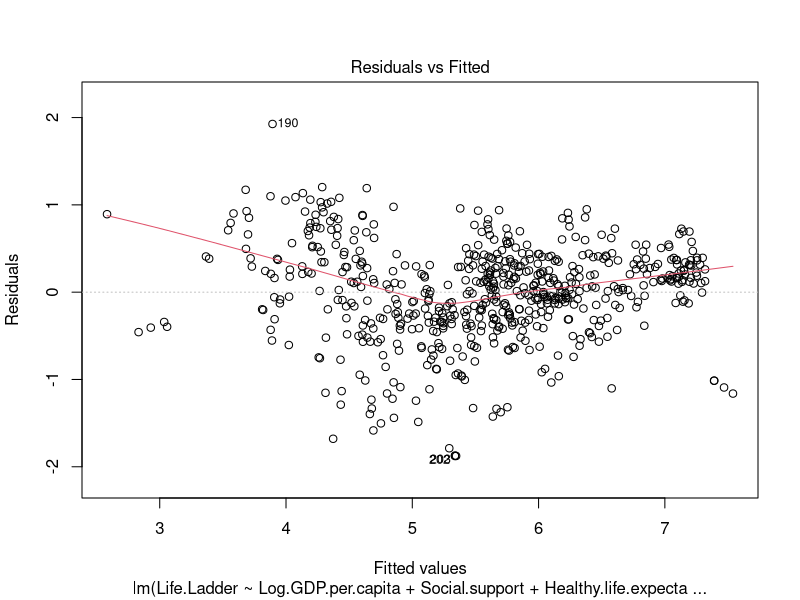
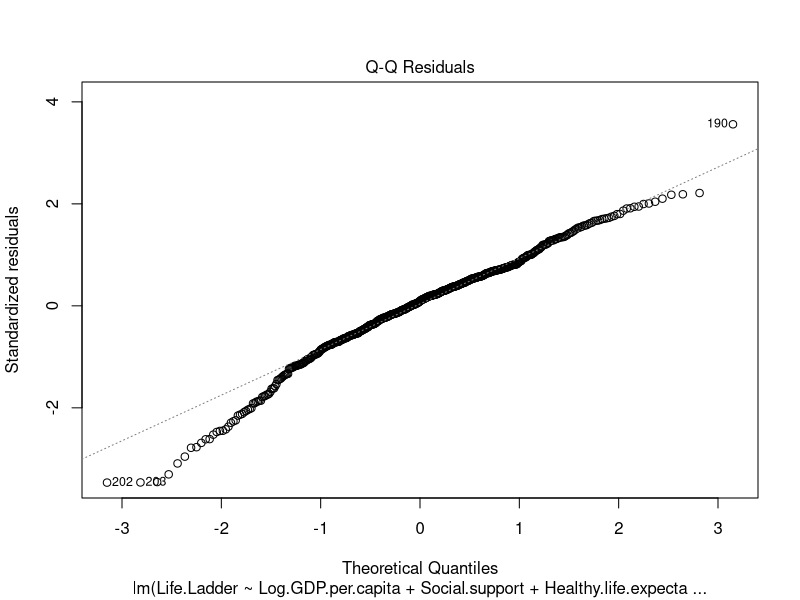
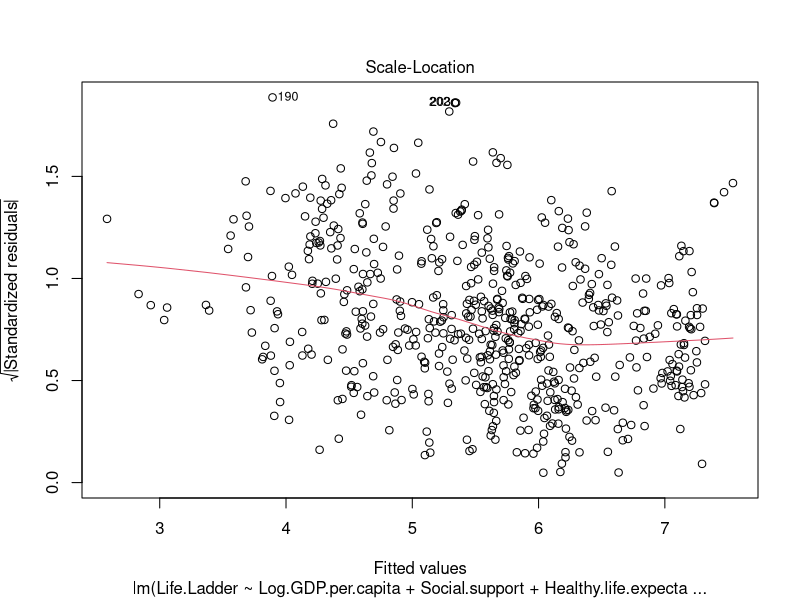
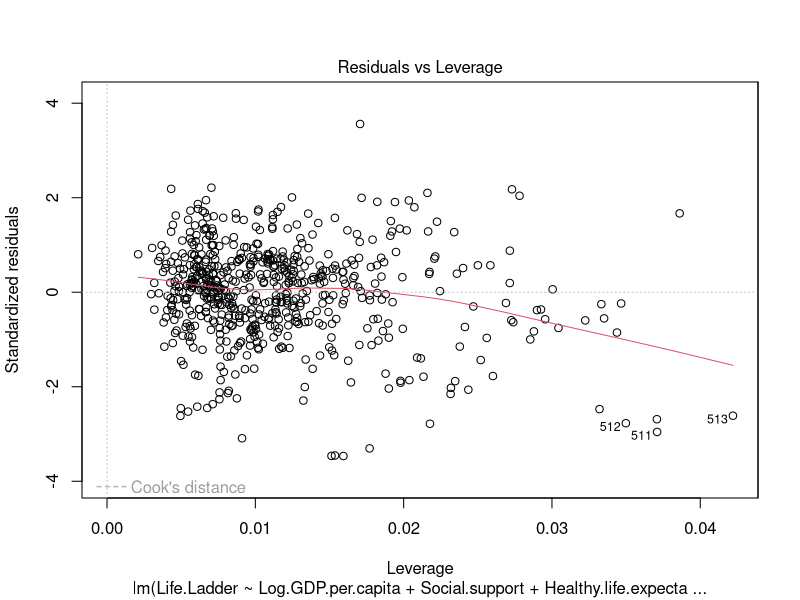
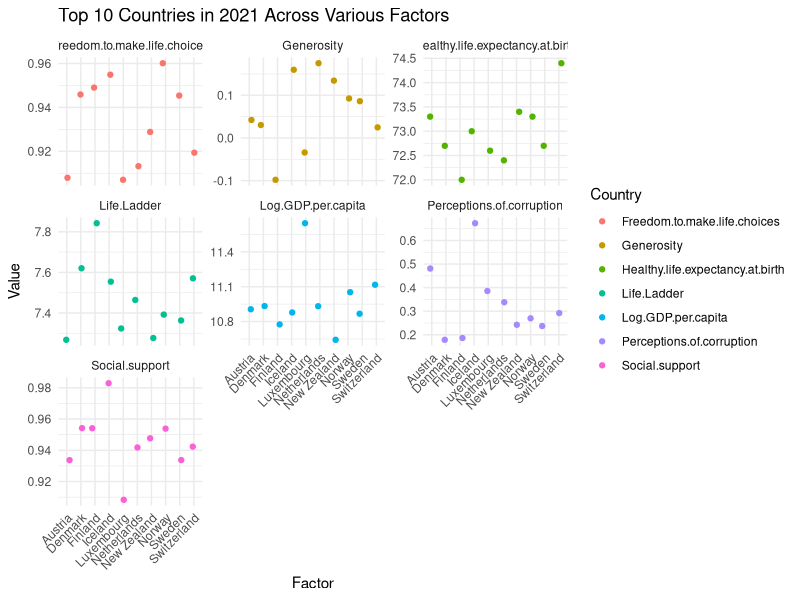
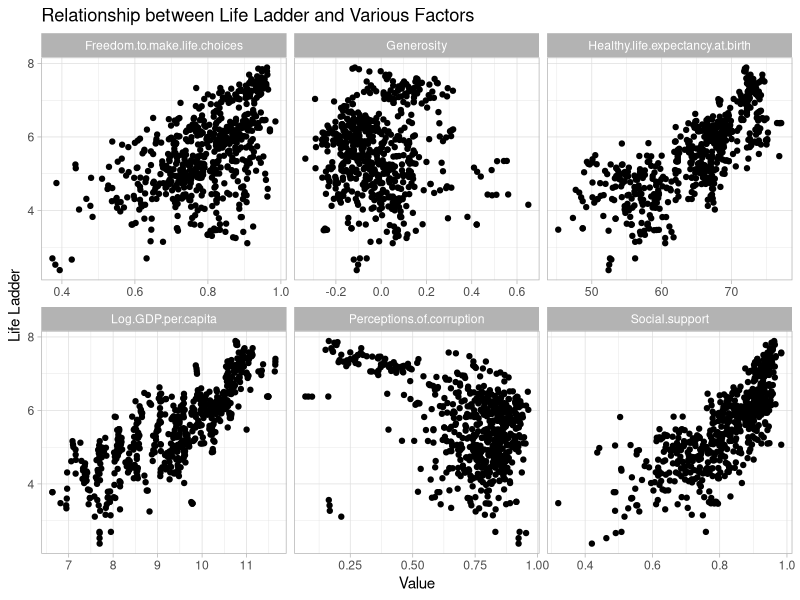
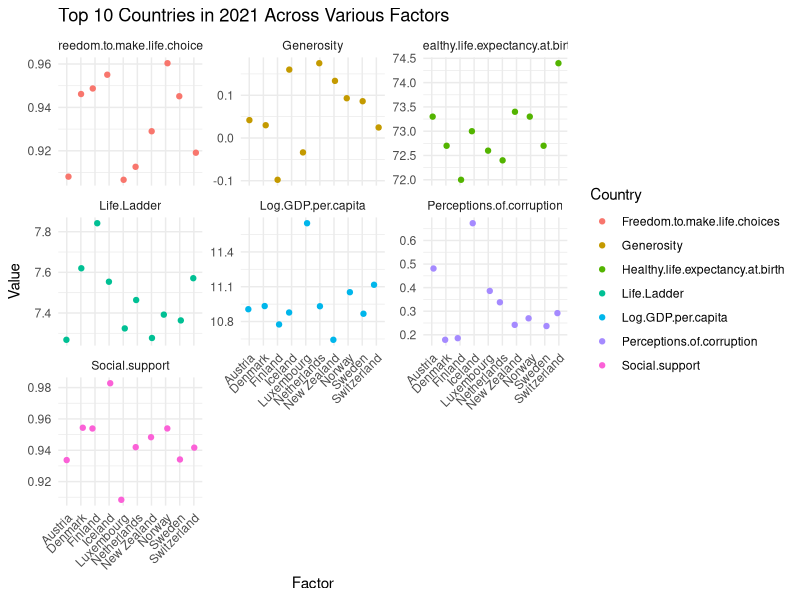
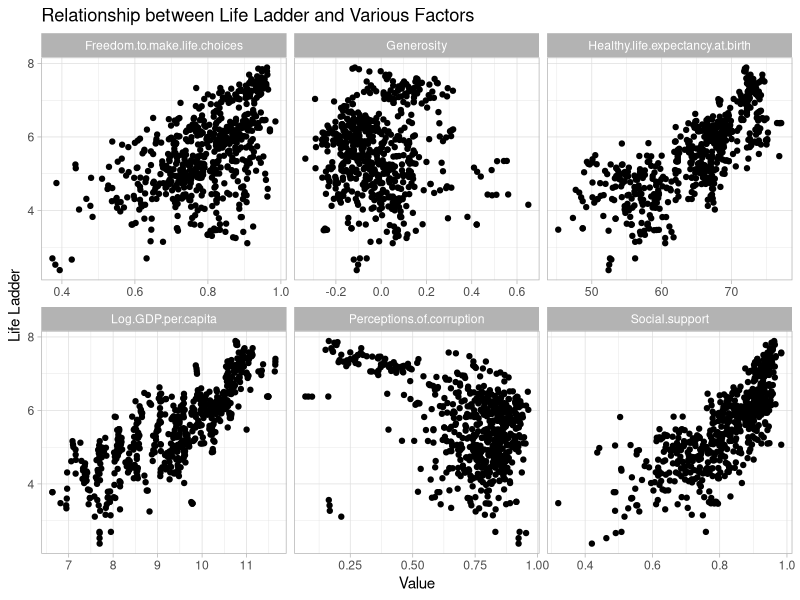

Generate these figures, in order, with R:
## ---- chunk 1
library(haven)
library(readr)
library(dplyr)
library(ggplot2)
library(tidyr)
## ---- chunk 2
setwd("/Users/will/Library/CloudStorage/OneDrive-个人/Bristol/TB1/AHDS/challenge")
data <- read.csv("clean/cleaned_dataset.csv")
glimpse(data)
## ---- chunk 3
model <- lm(Life.Ladder ~ Log.GDP.per.capita + Social.support + Healthy.life.expectancy.at.birth + Freedom.to.make.life.choices + Generosity + Perceptions.of.corruption, data = data)

summary(model)
plot(model)
## ---- chunk 4
model_interaction_gdp_support <- lm(Life.Ladder ~ Log.GDP.per.capita * Social.support + Healthy.life.expectancy.at.birth + Freedom.to.make.life.choices + Generosity + Perceptions.of.corruption, data = data)

summary(model_interaction_gdp_support)
## ---- chunk 5
model_interaction_gdp_health <- lm(Life.Ladder ~ Log.GDP.per.capita * Healthy.life.expectancy.at.birth + 
                                   Social.support + Freedom.to.make.life.choices + 
                                   Generosity + Perceptions.of.corruption, 
                                   data = data)
summary(model_interaction_gdp_health)
## ---- chunk 6
model_interaction_support_freedom <- lm(Life.Ladder ~ Log.GDP.per.capita + Freedom.to.make.life.choices * 
                                      Social.support + Healthy.life.expectancy.at.birth + 
                                      Generosity + Perceptions.of.corruption, 
                                      data = data)
summary(model_interaction_support_freedom)
## ---- chunk 7
dim(data)
## ---- chunk 8
top10_data_2021 <- data %>%
  filter(year == 2021) %>%
  arrange(desc(Life.Ladder)) %>%
  top_n(10, wt = Life.Ladder)

long_data <- top10_data_2021 %>%
  select(Country.name, Life.Ladder, Log.GDP.per.capita, Social.support, 
         Healthy.life.expectancy.at.birth, Freedom.to.make.life.choices, 
         Generosity, Perceptions.of.corruption) %>%
  gather(key = "factor", value = "value", -Country.name)

ggplot(long_data, aes(x = Country.name, y = value, color = factor)) +
  geom_point(position = position_jitter(width = 0.2)) +
  facet_wrap(~ factor, scales = "free_y") +
  theme_minimal() +
  theme(axis.text.x = element_text(angle = 45, hjust = 1)) +
  labs(title = "Top 10 Countries in 2021 Across Various Factors",
       x = "Factor", y = "Value") +
  guides(color = guide_legend(title = "Country"))

ggsave("../visualisation/top10_countries_factors_2021_facetgrid.png", width = 12, height = 8)


## ---- chunk 9
long_data1 <- gather(data, key = "variable", value = "value", -Life.Ladder, -year, -Country.name, -X)

ggplot(long_data1, aes(x = value, y = Life.Ladder)) +
  geom_point() +  
  facet_wrap(~ variable, scales = "free_x") +
  labs(title = "Relationship between Life Ladder and Various Factors",
       x = "Value",
       y = "Life Ladder") +
  theme_light()

ggsave("../visualisation/1.png", plot = last_plot(), device = "png", width = 7.29, height = 4.51, units = "in")

